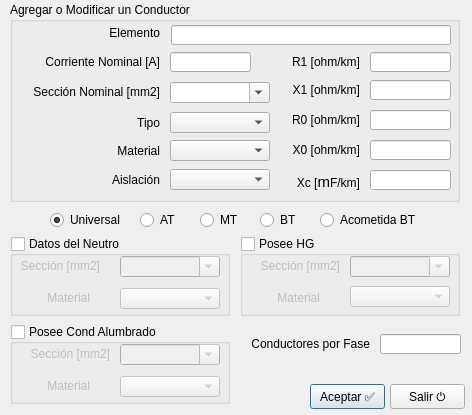
<?xml version="1.0" encoding="UTF-8"?>
<ui version="4.0">
 <class>Dialog</class>
 <widget class="QDialog" name="Dialog">
  <property name="windowModality">
   <enum>Qt::ApplicationModal</enum>
  </property>
  <property name="geometry">
   <rect>
    <x>0</x>
    <y>0</y>
    <width>472</width>
    <height>415</height>
   </rect>
  </property>
  <property name="windowTitle">
   <string>Lineas</string>
  </property>
  <property name="modal">
   <bool>true</bool>
  </property>
  <widget class="QPushButton" name="cmdAceptar">
   <property name="geometry">
    <rect>
     <x>310</x>
     <y>384</y>
     <width>75</width>
     <height>25</height>
    </rect>
   </property>
   <property name="text">
    <string>Aceptar ✅</string>
   </property>
   <property name="shortcut">
    <string>Return</string>
   </property>
  </widget>
  <widget class="QGroupBox" name="grpNeutro">
   <property name="geometry">
    <rect>
     <x>10</x>
     <y>236</y>
     <width>220</width>
     <height>80</height>
    </rect>
   </property>
   <property name="title">
    <string>Datos del Neutro</string>
   </property>
   <property name="checkable">
    <bool>true</bool>
   </property>
   <property name="checked">
    <bool>false</bool>
   </property>
   <widget class="QLabel" name="label_13">
    <property name="geometry">
     <rect>
      <x>0</x>
      <y>22</y>
      <width>90</width>
      <height>16</height>
     </rect>
    </property>
    <property name="text">
     <string>Sección [mm2]</string>
    </property>
    <property name="alignment">
     <set>Qt::AlignRight|Qt::AlignTrailing|Qt::AlignVCenter</set>
    </property>
   </widget>
   <widget class="QComboBox" name="cmbMaterialNeutro">
    <property name="geometry">
     <rect>
      <x>110</x>
      <y>52</y>
      <width>100</width>
      <height>21</height>
     </rect>
    </property>
   </widget>
   <widget class="QLabel" name="label_22">
    <property name="geometry">
     <rect>
      <x>30</x>
      <y>52</y>
      <width>50</width>
      <height>20</height>
     </rect>
    </property>
    <property name="text">
     <string>Material</string>
    </property>
    <property name="alignment">
     <set>Qt::AlignRight|Qt::AlignTrailing|Qt::AlignVCenter</set>
    </property>
   </widget>
   <widget class="QComboBox" name="cmbSeccionNeutro">
    <property name="geometry">
     <rect>
      <x>110</x>
      <y>20</y>
      <width>100</width>
      <height>21</height>
     </rect>
    </property>
    <property name="editable">
     <bool>true</bool>
    </property>
   </widget>
  </widget>
  <widget class="QPushButton" name="cmdSalir">
   <property name="geometry">
    <rect>
     <x>390</x>
     <y>384</y>
     <width>75</width>
     <height>25</height>
    </rect>
   </property>
   <property name="text">
    <string>Salir ⏻</string>
   </property>
   <property name="shortcut">
    <string>Esc</string>
   </property>
  </widget>
  <widget class="QGroupBox" name="groupBox">
   <property name="geometry">
    <rect>
     <x>10</x>
     <y>2</y>
     <width>450</width>
     <height>200</height>
    </rect>
   </property>
   <property name="title">
    <string>Agregar o Modificar un Conductor</string>
   </property>
   <property name="checkable">
    <bool>false</bool>
   </property>
   <widget class="QLabel" name="label_5">
    <property name="geometry">
     <rect>
      <x>20</x>
      <y>52</y>
      <width>130</width>
      <height>16</height>
     </rect>
    </property>
    <property name="text">
     <string>Corriente Nominal [A]</string>
    </property>
    <property name="alignment">
     <set>Qt::AlignRight|Qt::AlignTrailing|Qt::AlignVCenter</set>
    </property>
   </widget>
   <widget class="QLabel" name="grpConductor">
    <property name="geometry">
     <rect>
      <x>60</x>
      <y>23</y>
      <width>90</width>
      <height>16</height>
     </rect>
    </property>
    <property name="text">
     <string>Elemento</string>
    </property>
    <property name="alignment">
     <set>Qt::AlignRight|Qt::AlignTrailing|Qt::AlignVCenter</set>
    </property>
   </widget>
   <widget class="QLineEdit" name="txtElemento">
    <property name="enabled">
     <bool>true</bool>
    </property>
    <property name="geometry">
     <rect>
      <x>161</x>
      <y>23</y>
      <width>280</width>
      <height>20</height>
     </rect>
    </property>
    <property name="font">
     <font>
      <bold>true</bold>
     </font>
    </property>
    <property name="maxLength">
     <number>50</number>
    </property>
    <property name="readOnly">
     <bool>false</bool>
    </property>
   </widget>
   <widget class="QLineEdit" name="txtCorriente">
    <property name="geometry">
     <rect>
      <x>160</x>
      <y>50</y>
      <width>81</width>
      <height>20</height>
     </rect>
    </property>
    <property name="inputMethodHints">
     <set>Qt::ImhFormattedNumbersOnly</set>
    </property>
    <property name="maxLength">
     <number>10</number>
    </property>
   </widget>
   <widget class="QLabel" name="label_6">
    <property name="geometry">
     <rect>
      <x>20</x>
      <y>82</y>
      <width>130</width>
      <height>16</height>
     </rect>
    </property>
    <property name="text">
     <string>Sección Nominal [mm2]</string>
    </property>
    <property name="alignment">
     <set>Qt::AlignRight|Qt::AlignTrailing|Qt::AlignVCenter</set>
    </property>
   </widget>
   <widget class="QLabel" name="label_7">
    <property name="geometry">
     <rect>
      <x>260</x>
      <y>52</y>
      <width>90</width>
      <height>16</height>
     </rect>
    </property>
    <property name="text">
     <string>R1 [ohm/km]</string>
    </property>
    <property name="alignment">
     <set>Qt::AlignRight|Qt::AlignTrailing|Qt::AlignVCenter</set>
    </property>
   </widget>
   <widget class="QLineEdit" name="txtR1">
    <property name="geometry">
     <rect>
      <x>360</x>
      <y>50</y>
      <width>81</width>
      <height>20</height>
     </rect>
    </property>
    <property name="inputMethodHints">
     <set>Qt::ImhFormattedNumbersOnly</set>
    </property>
    <property name="maxLength">
     <number>10</number>
    </property>
   </widget>
   <widget class="QLineEdit" name="txtX1">
    <property name="geometry">
     <rect>
      <x>360</x>
      <y>78</y>
      <width>81</width>
      <height>20</height>
     </rect>
    </property>
    <property name="inputMethodHints">
     <set>Qt::ImhFormattedNumbersOnly</set>
    </property>
    <property name="maxLength">
     <number>10</number>
    </property>
   </widget>
   <widget class="QLabel" name="label_8">
    <property name="geometry">
     <rect>
      <x>260</x>
      <y>80</y>
      <width>90</width>
      <height>16</height>
     </rect>
    </property>
    <property name="text">
     <string>X1 [ohm/km]</string>
    </property>
    <property name="alignment">
     <set>Qt::AlignRight|Qt::AlignTrailing|Qt::AlignVCenter</set>
    </property>
   </widget>
   <widget class="QLineEdit" name="txtR0">
    <property name="geometry">
     <rect>
      <x>360</x>
      <y>108</y>
      <width>81</width>
      <height>20</height>
     </rect>
    </property>
    <property name="inputMethodHints">
     <set>Qt::ImhFormattedNumbersOnly</set>
    </property>
    <property name="maxLength">
     <number>10</number>
    </property>
   </widget>
   <widget class="QLabel" name="label_9">
    <property name="geometry">
     <rect>
      <x>260</x>
      <y>110</y>
      <width>90</width>
      <height>16</height>
     </rect>
    </property>
    <property name="text">
     <string>R0 [ohm/km]</string>
    </property>
    <property name="alignment">
     <set>Qt::AlignRight|Qt::AlignTrailing|Qt::AlignVCenter</set>
    </property>
   </widget>
   <widget class="QLineEdit" name="txtX0">
    <property name="geometry">
     <rect>
      <x>360</x>
      <y>138</y>
      <width>81</width>
      <height>20</height>
     </rect>
    </property>
    <property name="inputMethodHints">
     <set>Qt::ImhFormattedNumbersOnly</set>
    </property>
    <property name="maxLength">
     <number>10</number>
    </property>
   </widget>
   <widget class="QLabel" name="label_10">
    <property name="geometry">
     <rect>
      <x>260</x>
      <y>140</y>
      <width>90</width>
      <height>16</height>
     </rect>
    </property>
    <property name="text">
     <string>X0 [ohm/km]</string>
    </property>
    <property name="alignment">
     <set>Qt::AlignRight|Qt::AlignTrailing|Qt::AlignVCenter</set>
    </property>
   </widget>
   <widget class="QLineEdit" name="txtXc">
    <property name="geometry">
     <rect>
      <x>360</x>
      <y>168</y>
      <width>81</width>
      <height>20</height>
     </rect>
    </property>
    <property name="inputMethodHints">
     <set>Qt::ImhFormattedNumbersOnly</set>
    </property>
    <property name="maxLength">
     <number>10</number>
    </property>
   </widget>
   <widget class="QLabel" name="label_11">
    <property name="geometry">
     <rect>
      <x>260</x>
      <y>170</y>
      <width>90</width>
      <height>20</height>
     </rect>
    </property>
    <property name="text">
     <string>&lt;html&gt;&lt;head/&gt;&lt;body&gt;&lt;p&gt;Xc [&lt;span style=&quot; font-family:'Symbol'; font-size:11pt;&quot;&gt;m&lt;/span&gt;F/km]&lt;/p&gt;&lt;/body&gt;&lt;/html&gt;</string>
    </property>
    <property name="alignment">
     <set>Qt::AlignRight|Qt::AlignTrailing|Qt::AlignVCenter</set>
    </property>
   </widget>
   <widget class="QComboBox" name="cmbTipo">
    <property name="geometry">
     <rect>
      <x>160</x>
      <y>110</y>
      <width>100</width>
      <height>21</height>
     </rect>
    </property>
   </widget>
   <widget class="QLabel" name="label_14">
    <property name="geometry">
     <rect>
      <x>20</x>
      <y>111</y>
      <width>130</width>
      <height>20</height>
     </rect>
    </property>
    <property name="text">
     <string>Tipo</string>
    </property>
    <property name="alignment">
     <set>Qt::AlignRight|Qt::AlignTrailing|Qt::AlignVCenter</set>
    </property>
   </widget>
   <widget class="QLabel" name="label_15">
    <property name="geometry">
     <rect>
      <x>20</x>
      <y>139</y>
      <width>130</width>
      <height>20</height>
     </rect>
    </property>
    <property name="text">
     <string>Material</string>
    </property>
    <property name="alignment">
     <set>Qt::AlignRight|Qt::AlignTrailing|Qt::AlignVCenter</set>
    </property>
   </widget>
   <widget class="QComboBox" name="cmbMaterial">
    <property name="geometry">
     <rect>
      <x>160</x>
      <y>138</y>
      <width>100</width>
      <height>21</height>
     </rect>
    </property>
   </widget>
   <widget class="QLabel" name="label_16">
    <property name="geometry">
     <rect>
      <x>20</x>
      <y>168</y>
      <width>130</width>
      <height>20</height>
     </rect>
    </property>
    <property name="text">
     <string>Aislación</string>
    </property>
    <property name="alignment">
     <set>Qt::AlignRight|Qt::AlignTrailing|Qt::AlignVCenter</set>
    </property>
   </widget>
   <widget class="QComboBox" name="cmbAislacion">
    <property name="geometry">
     <rect>
      <x>160</x>
      <y>167</y>
      <width>100</width>
      <height>21</height>
     </rect>
    </property>
   </widget>
   <widget class="QComboBox" name="cmbSeccionFase">
    <property name="geometry">
     <rect>
      <x>160</x>
      <y>80</y>
      <width>100</width>
      <height>21</height>
     </rect>
    </property>
    <property name="editable">
     <bool>true</bool>
    </property>
   </widget>
  </widget>
  <widget class="QGroupBox" name="grpHG">
   <property name="geometry">
    <rect>
     <x>240</x>
     <y>236</y>
     <width>220</width>
     <height>80</height>
    </rect>
   </property>
   <property name="title">
    <string>Posee HG</string>
   </property>
   <property name="checkable">
    <bool>true</bool>
   </property>
   <property name="checked">
    <bool>false</bool>
   </property>
   <widget class="QLabel" name="label_17">
    <property name="geometry">
     <rect>
      <x>10</x>
      <y>22</y>
      <width>90</width>
      <height>16</height>
     </rect>
    </property>
    <property name="text">
     <string>Sección [mm2]</string>
    </property>
    <property name="alignment">
     <set>Qt::AlignRight|Qt::AlignTrailing|Qt::AlignVCenter</set>
    </property>
   </widget>
   <widget class="QComboBox" name="cmbMaterialHG">
    <property name="geometry">
     <rect>
      <x>110</x>
      <y>50</y>
      <width>100</width>
      <height>21</height>
     </rect>
    </property>
   </widget>
   <widget class="QLabel" name="label_23">
    <property name="geometry">
     <rect>
      <x>30</x>
      <y>52</y>
      <width>50</width>
      <height>20</height>
     </rect>
    </property>
    <property name="text">
     <string>Material</string>
    </property>
    <property name="alignment">
     <set>Qt::AlignRight|Qt::AlignTrailing|Qt::AlignVCenter</set>
    </property>
   </widget>
   <widget class="QComboBox" name="cmbSeccionHG">
    <property name="geometry">
     <rect>
      <x>110</x>
      <y>20</y>
      <width>100</width>
      <height>21</height>
     </rect>
    </property>
    <property name="editable">
     <bool>true</bool>
    </property>
   </widget>
  </widget>
  <widget class="QGroupBox" name="grpAL">
   <property name="geometry">
    <rect>
     <x>10</x>
     <y>324</y>
     <width>220</width>
     <height>80</height>
    </rect>
   </property>
   <property name="title">
    <string>Posee Cond Alumbrado</string>
   </property>
   <property name="checkable">
    <bool>true</bool>
   </property>
   <property name="checked">
    <bool>false</bool>
   </property>
   <widget class="QLabel" name="label_18">
    <property name="geometry">
     <rect>
      <x>10</x>
      <y>22</y>
      <width>90</width>
      <height>16</height>
     </rect>
    </property>
    <property name="text">
     <string>Sección [mm2]</string>
    </property>
    <property name="alignment">
     <set>Qt::AlignRight|Qt::AlignTrailing|Qt::AlignVCenter</set>
    </property>
   </widget>
   <widget class="QComboBox" name="cmbMaterialAL">
    <property name="geometry">
     <rect>
      <x>110</x>
      <y>52</y>
      <width>100</width>
      <height>21</height>
     </rect>
    </property>
   </widget>
   <widget class="QLabel" name="label_24">
    <property name="geometry">
     <rect>
      <x>30</x>
      <y>52</y>
      <width>50</width>
      <height>20</height>
     </rect>
    </property>
    <property name="text">
     <string>Material</string>
    </property>
    <property name="alignment">
     <set>Qt::AlignRight|Qt::AlignTrailing|Qt::AlignVCenter</set>
    </property>
   </widget>
   <widget class="QComboBox" name="cmbSeccionAL">
    <property name="geometry">
     <rect>
      <x>110</x>
      <y>20</y>
      <width>100</width>
      <height>21</height>
     </rect>
    </property>
    <property name="editable">
     <bool>true</bool>
    </property>
   </widget>
  </widget>
  <widget class="QLineEdit" name="txtSubconductores">
   <property name="geometry">
    <rect>
     <x>380</x>
     <y>334</y>
     <width>81</width>
     <height>20</height>
    </rect>
   </property>
   <property name="inputMethodHints">
    <set>Qt::ImhFormattedNumbersOnly</set>
   </property>
   <property name="maxLength">
    <number>10</number>
   </property>
  </widget>
  <widget class="QLabel" name="label_12">
   <property name="geometry">
    <rect>
     <x>240</x>
     <y>336</y>
     <width>130</width>
     <height>16</height>
    </rect>
   </property>
   <property name="text">
    <string>Conductores por Fase</string>
   </property>
   <property name="alignment">
    <set>Qt::AlignRight|Qt::AlignTrailing|Qt::AlignVCenter</set>
   </property>
  </widget>
  <widget class="QRadioButton" name="rbAt">
   <property name="geometry">
    <rect>
     <x>140</x>
     <y>210</y>
     <width>40</width>
     <height>20</height>
    </rect>
   </property>
   <property name="font">
    <font>
     <bold>false</bold>
    </font>
   </property>
   <property name="cursor">
    <cursorShape>PointingHandCursor</cursorShape>
   </property>
   <property name="text">
    <string>AT</string>
   </property>
  </widget>
  <widget class="QRadioButton" name="rbMt">
   <property name="geometry">
    <rect>
     <x>200</x>
     <y>210</y>
     <width>40</width>
     <height>20</height>
    </rect>
   </property>
   <property name="font">
    <font>
     <bold>false</bold>
    </font>
   </property>
   <property name="cursor">
    <cursorShape>PointingHandCursor</cursorShape>
   </property>
   <property name="text">
    <string>MT</string>
   </property>
  </widget>
  <widget class="QRadioButton" name="rbBt">
   <property name="geometry">
    <rect>
     <x>260</x>
     <y>210</y>
     <width>40</width>
     <height>20</height>
    </rect>
   </property>
   <property name="font">
    <font>
     <bold>false</bold>
    </font>
   </property>
   <property name="cursor">
    <cursorShape>PointingHandCursor</cursorShape>
   </property>
   <property name="text">
    <string>BT</string>
   </property>
  </widget>
  <widget class="QRadioButton" name="rbAcometida">
   <property name="geometry">
    <rect>
     <x>320</x>
     <y>210</y>
     <width>100</width>
     <height>20</height>
    </rect>
   </property>
   <property name="font">
    <font>
     <bold>false</bold>
    </font>
   </property>
   <property name="cursor">
    <cursorShape>PointingHandCursor</cursorShape>
   </property>
   <property name="text">
    <string>Acometida BT</string>
   </property>
  </widget>
  <widget class="QRadioButton" name="rbTodo">
   <property name="geometry">
    <rect>
     <x>50</x>
     <y>210</y>
     <width>70</width>
     <height>20</height>
    </rect>
   </property>
   <property name="font">
    <font>
     <bold>false</bold>
    </font>
   </property>
   <property name="cursor">
    <cursorShape>PointingHandCursor</cursorShape>
   </property>
   <property name="text">
    <string>Universal</string>
   </property>
   <property name="checked">
    <bool>true</bool>
   </property>
  </widget>
 </widget>
 <resources/>
 <connections/>
</ui>
